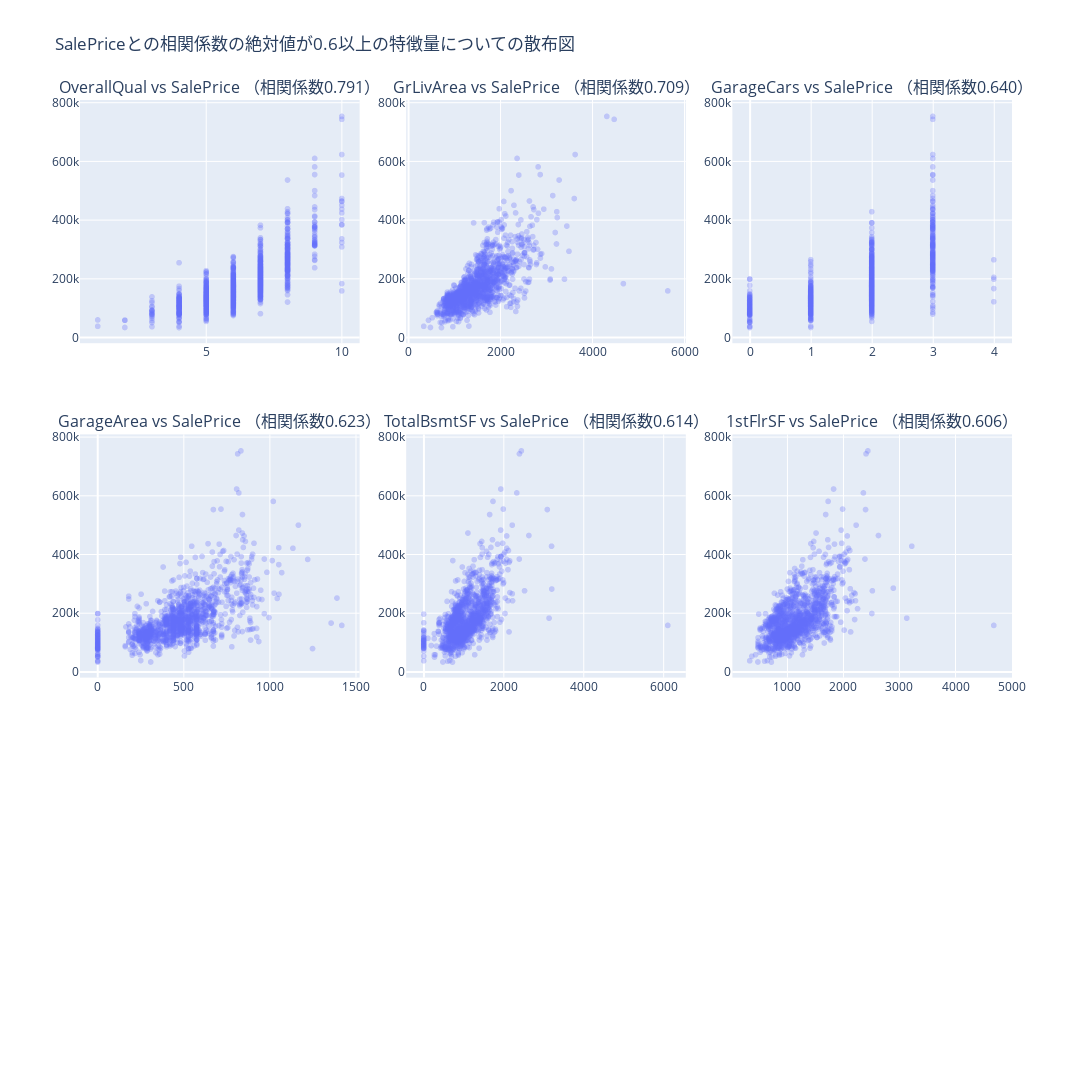

Notebook source saved alongside this figure:
### Code cell
# plotly版。インデックス番号が一目で確認できる

import plotly.express as px
import plotly.subplots as sp

threshold = 0.6
high_corr_cols = (
    corr_matrix["SalePrice"][abs(corr_matrix["SalePrice"]) >= threshold]
    .sort_values(ascending=False)
    .index
).drop("SalePrice")

# プロットのサイズを指定
num_cols = len(high_corr_cols)
rows = num_cols // 3 + 1  # 行数
cols = 3  # 列数

# サブプロットの作成
fig = sp.make_subplots(
    rows=rows, 
    cols=cols, 
    subplot_titles=[f"{col} vs SalePrice （相関係数{corr_matrix["SalePrice"][col]:.3f}）" for col in high_corr_cols],
    horizontal_spacing=0.05,
    vertical_spacing=0.1,
    )

# high_corr_colsにある特徴量ごとに散布図を描く
for i, col in enumerate(high_corr_cols):
    row = i // cols + 1
    col_num = i % cols + 1
    scatter = px.scatter(df_train, x=col, y="SalePrice", opacity=0.3, hover_data=[df_train.index])
    for trace in scatter.data:
        fig.add_trace(trace, row=row, col=col_num)
    fig.update_annotations()

# グラフのタイトルを設定
fig.update_layout(
    title_text=f"SalePriceとの相関係数の絶対値が{threshold}以上の特徴量についての散布図",
    showlegend=False,
    height=400 * rows,
    width=1200,
)

# グラフの表示
fig.show()

# レイアウト調節 https://data-analytics.fun/2021/06/19/plotly-subplots/

### Figure 1 — Plotly figure (JSON) as saved in the notebook; plotly's stock layout.template omitted (floating-point values rounded to 4 significant figures; data arrays with more than 128 entries replaced by an {"elided": "..."} marker saying what was removed)
{"data": [{"customdata": {"elided": "1460x1 int values"}, "hovertemplate": "OverallQual=%{x}<br>SalePrice=%{y}<br>index=%{customdata[0]}<extra></extra>", "legendgroup": "", "marker": {"color": "#636efa", "opacity": 0.3, "symbol": "circle"}, "mode": "markers", "name": "", "showlegend": false, "type": "scattergl", "x": {"elided": "1460 int values"}, "xaxis": "x", "y": {"elided": "1460 int values"}, "yaxis": "y"}, {"customdata": {"elided": "1460x1 int values"}, "hovertemplate": "GrLivArea=%{x}<br>SalePrice=%{y}<br>index=%{customdata[0]}<extra></extra>", "legendgroup": "", "marker": {"color": "#636efa", "opacity": 0.3, "symbol": "circle"}, "mode": "markers", "name": "", "showlegend": false, "type": "scattergl", "x": {"elided": "1460 int values"}, "xaxis": "x2", "y": {"elided": "1460 int values"}, "yaxis": "y2"}, {"customdata": {"elided": "1460x1 int values"}, "hovertemplate": "GarageCars=%{x}<br>SalePrice=%{y}<br>index=%{customdata[0]}<extra></extra>", "legendgroup": "", "marker": {"color": "#636efa", "opacity": 0.3, "symbol": "circle"}, "mode": "markers", "name": "", "showlegend": false, "type": "scattergl", "x": {"elided": "1460 int values"}, "xaxis": "x3", "y": {"elided": "1460 int values"}, "yaxis": "y3"}, {"customdata": {"elided": "1460x1 int values"}, "hovertemplate": "GarageArea=%{x}<br>SalePrice=%{y}<br>index=%{customdata[0]}<extra></extra>", "legendgroup": "", "marker": {"color": "#636efa", "opacity": 0.3, "symbol": "circle"}, "mode": "markers", "name": "", "showlegend": false, "type": "scattergl", "x": {"elided": "1460 int values"}, "xaxis": "x4", "y": {"elided": "1460 int values"}, "yaxis": "y4"}, {"customdata": {"elided": "1460x1 int values"}, "hovertemplate": "TotalBsmtSF=%{x}<br>SalePrice=%{y}<br>index=%{customdata[0]}<extra></extra>", "legendgroup": "", "marker": {"color": "#636efa", "opacity": 0.3, "symbol": "circle"}, "mode": "markers", "name": "", "showlegend": false, "type": "scattergl", "x": {"elided": "1460 int values"}, "xaxis": "x5", "y": {"elided": "1460 int values"}, "yaxis": "y5"}, {"customdata": {"elided": "1460x1 int values"}, "hovertemplate": "1stFlrSF=%{x}<br>SalePrice=%{y}<br>index=%{customdata[0]}<extra></extra>", "legendgroup": "", "marker": {"color": "#636efa", "opacity": 0.3, "symbol": "circle"}, "mode": "markers", "name": "", "showlegend": false, "type": "scattergl", "x": {"elided": "1460 int values"}, "xaxis": "x6", "y": {"elided": "1460 int values"}, "yaxis": "y6"}], "layout": {"annotations": [{"font": {"size": 16}, "showarrow": false, "text": "OverallQual vs SalePrice （相関係数0.791）", "x": 0.15, "xanchor": "center", "xref": "paper", "y": 1, "yanchor": "bottom", "yref": "paper"}, {"font": {"size": 16}, "showarrow": false, "text": "GrLivArea vs SalePrice （相関係数0.709）", "x": 0.5, "xanchor": "center", "xref": "paper", "y": 1, "yanchor": "bottom", "yref": "paper"}, {"font": {"size": 16}, "showarrow": false, "text": "GarageCars vs SalePrice （相関係数0.640）", "x": 0.85, "xanchor": "center", "xref": "paper", "y": 1, "yanchor": "bottom", "yref": "paper"}, {"font": {"size": 16}, "showarrow": false, "text": "GarageArea vs SalePrice （相関係数0.623）", "x": 0.15, "xanchor": "center", "xref": "paper", "y": 0.6333, "yanchor": "bottom", "yref": "paper"}, {"font": {"size": 16}, "showarrow": false, "text": "TotalBsmtSF vs SalePrice （相関係数0.614）", "x": 0.5, "xanchor": "center", "xref": "paper", "y": 0.6333, "yanchor": "bottom", "yref": "paper"}, {"font": {"size": 16}, "showarrow": false, "text": "1stFlrSF vs SalePrice （相関係数0.606）", "x": 0.85, "xanchor": "center", "xref": "paper", "y": 0.6333, "yanchor": "bottom", "yref": "paper"}], "height": 1200, "showlegend": false, "title": {"text": "SalePriceとの相関係数の絶対値が0.6以上の特徴量についての散布図"}, "width": 1200, "xaxis": {"anchor": "y", "domain": [0, 0.3]}, "xaxis2": {"anchor": "y2", "domain": [0.35, 0.65]}, "xaxis3": {"anchor": "y3", "domain": [0.7, 1]}, "xaxis4": {"anchor": "y4", "domain": [0, 0.3]}, "xaxis5": {"anchor": "y5", "domain": [0.35, 0.65]}, "xaxis6": {"anchor": "y6", "domain": [0.7, 1]}, "xaxis7": {"anchor": "y7", "domain": [0, 0.3]}, "xaxis8": {"anchor": "y8", "domain": [0.35, 0.65]}, "xaxis9": {"anchor": "y9", "domain": [0.7, 1]}, "yaxis": {"anchor": "x", "domain": [0.7333, 1]}, "yaxis2": {"anchor": "x2", "domain": [0.7333, 1]}, "yaxis3": {"anchor": "x3", "domain": [0.7333, 1]}, "yaxis4": {"anchor": "x4", "domain": [0.3667, 0.6333]}, "yaxis5": {"anchor": "x5", "domain": [0.3667, 0.6333]}, "yaxis6": {"anchor": "x6", "domain": [0.3667, 0.6333]}, "yaxis7": {"anchor": "x7", "domain": [0, 0.2667]}, "yaxis8": {"anchor": "x8", "domain": [0, 0.2667]}, "yaxis9": {"anchor": "x9", "domain": [0, 0.2667]}}}
